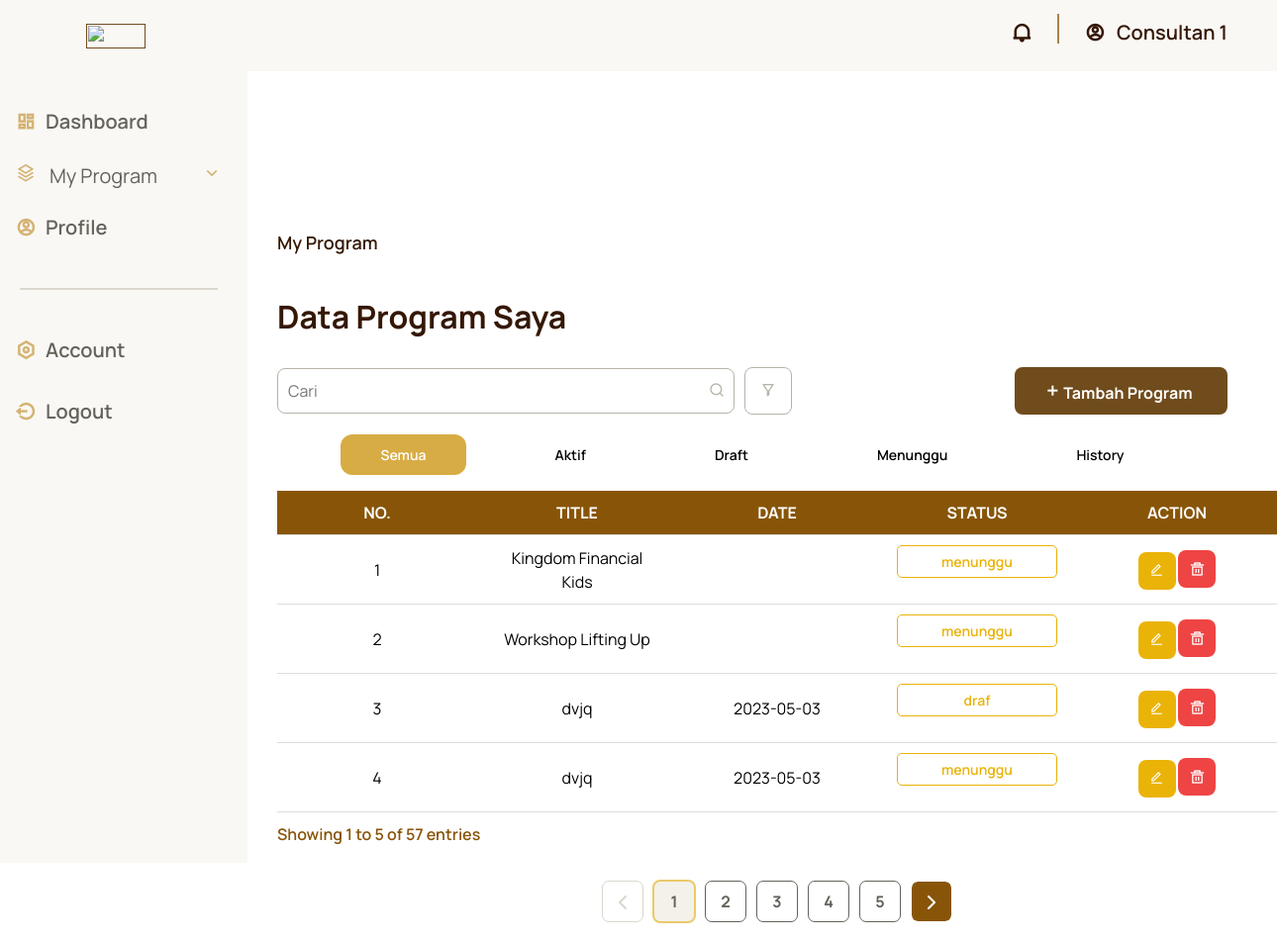
The app's page /index.php/seminar with its own data.
### tables this page shows
CREATE TABLE `seminar` (
  `id` int(11) NOT NULL,
  `consultant_id` int(20) DEFAULT NULL,
  `name` varchar(30) NOT NULL,
  `sub_title` varchar(255) DEFAULT NULL,
  `content` text DEFAULT NULL,
  `speaker` varchar(100) DEFAULT NULL,
  `date_start` date DEFAULT NULL,
  `date_end` date DEFAULT NULL,
  `time_start` time DEFAULT NULL,
  `time_end` time DEFAULT NULL,
  `price` int(8) DEFAULT NULL,
  `photo` varchar(255) DEFAULT NULL,
  `type` enum('Hybrid','Offline','Online') DEFAULT NULL,
  `status` enum('menunggu','active','draf') DEFAULT NULL,
  `link` varchar(255) DEFAULT NULL,
  `contact_person` varchar(255) DEFAULT NULL,
  `kuota` int(11) DEFAULT NULL,
  `lokasi` varchar(255) DEFAULT NULL,
  `alamat` varchar(255) DEFAULT NULL,
  `kota` varchar(255) DEFAULT NULL
);

### application/controllers/Seminar.php (called while the page is built, shortened)
<?php
class Seminar extends CI_Controller {
    public function __construct()
    {
        $this->load->library('form_validation');
        $this->load->helper('url');
    }
    public function index()
    {
        if(isset($_GET['search'])){
            $this->db->like('name', $this->input->get('search'));
            $query = $this->db->get('seminar');
        }elseif($this->input->get('opsi')){
            $this->db->where('status',$this->input->get('opsi'));
            $query = $this->db->get('seminar');
        }else{
            $query = $this->db->select('id,name,date_start ,status,photo')
                                ->from('seminar')
                                ->where('consultant_id', 0)
                                ->get();
        }
        $data['seminar'] = $query->result();
        return $this->load->view('main/seminar/index', $data);
    }
}

### index.php (called while the page is built, shortened)
<?php
require_once BASEPATH.'core/CodeIgniter.php';

### application/views/main/seminar/index.php (the view, shortened to what this page needs)
<!DOCTYPE html>
<html lang="en">
<head>
    <link rel="stylesheet" href="<?php echo ('assets/css/_partials/consultant.css'); ?>">
</head>
<body>
    <section id="main-section">
        <div class="main">
            <div class="header-main">
                <p>My Program</p>
            </div>
            <div class="header-main-title">
                <h3>Data Program Saya</h3>
            </div>
            <div class="search-add-program-main">
                <div id="search-program-main">
                    <form action="#" method="get" class="search-form">
                        <div class="search-container">
                            <input type="text" name="search" placeholder="Cari" />
                            <button type="submit"><i class="ri-search-line"></i></button>
                        </div>
                    </form>
                    <div class="filter-container">
                        <div class="dropdown">
                            <button class="dropbtn">
                                <i class="ri-filter-2-line"></i>
                            </button>
                        </div>
                    </div>
                </div>
                <div id="add-program-main">
                    <a href="" type="submit" class=""><i class="ri-add-line"></i>
                        Tambah Program
                    </a>
                </div>
            </div>
            <div class="kategori-main">
                <ul>
                    <li class="active-main">Semua</li>
                    <li>Aktif</li>
                    <li>Draft</li>
                    <li>Menunggu</li>
                    <li>History</li>
                </ul>
            </div>
            <div class="table-main">
                <table>
                    <thead>
                        <tr>
                            <th>NO.</th>
                            <th>TITLE</th>
                            <th>DATE</th>
                            <th>STATUS</th>
                            <th>ACTION</th>
                        </tr>
                    </thead>
                    <tbody>
                        <?php $i = 1; ?>
                        <?php foreach ($seminar as $item) : ?>
                            <tr>
                                <td><?= $i++ ?></td>
                                <td><?= $item->name ?></td>
                                <td><?= $item->date_start ?></td>
                                <td>
                                    <p class="menunggu"><?= $item->status ?></p>
                                </td>
                                <td>
                                    <div id="button-table">
                                        <a href="<?= base_url() . 'seminar/detail/' . $item->id ?>">
                                            <button><i class="ri-edit-line"></i> </button>
                                        </a>
                                        <button><i class="ri-delete-bin-5-line"></i></button>
                                    </div>
                                </td>
                            </tr>
                        <?php endforeach; ?>
                    </tbody>
                </table>
            </div>
            <div class="show-main-content">
                <p>Showing 1 to 5 of 57 entries</p>
                <section id="pagination">
                    <div class="container">
                        <button class="button prevNext" id="prev" disabled>
                            <i class="bi bi-chevron-left"></i>
                        </button>
                        <div class="links">
                            <a href="#" class="link active">1</a>
                            <a href="#" class="link">2</a>
                            <a href="#" class="link">3</a>
                            <a href="#" class="link">4</a>
                            <a href="#" class="link">5</a>
                        </div>
                        <button class="button prevNext" id="next">
                            <i class="bi bi-chevron-right"></i>
                        </button>
                    </div>
                </section>
            </div>
        </div>
    </section>
</body>
</html>

### assets/css/main.css (style rules this page uses)
:root { --header-height: 4.5rem; --body-font: "Manrope"; --larger-font-size: 1.25rem; --large-font-size: 1rem; --normal-font-size: 0.875rem; --small-font-size: 0.813rem; --smaller-font-size: 0.75rem; --line-normal: var(--line-normal); --font-medium: 600; --font-semi-bold: 700; --font-bold: 900; --z-tooltip: 10; --z-fixed: 100; --white-color: #ffffff; --black-color: #000000; --primary-color-1: #f7eed2; --primary-color-2: #f0dba8; --primary-color-3: #d4b374; --primary-color-4: #a9844a; --primary-color-5: #704c1c; --primary-color-6: #603c14; --primary-color-7: #502e0e; --primary-color-8: #402108; --primary-color-9: #351805; --secondary-color-1: #fbf2cd; --secondary-color-2: #f8e39d; --secondary-color-3: #ebc96a; --secondary-color-4: #d8ac44; --secondary-color-5: #be8511; --secondary-color-6: #a36c0c; --secondary-color-7: #885508; --secondary-color-8: #402108; --secondary-color-9: #351805; --gray-color-1: #f9f8f4; --gray-color-2: #f3f1e9; --gray-color-3: #dbd7ce; --gray-color-4: #b7b3a9; --gray-color-5: #65625b; --gray-color-6: #565042; --gray-color-7: #483f2d; --gray-color-8: #3a2e1d; --gray-color-9: #302311; --danger-color-1: #fef2f2; --danger-color-2: #fee2e2; --danger-color-3: #fecaca; --danger-color-4: #fca5a5; --danger-color-5: #fca5a5; --danger-color-6: #ef4444; --danger-color-7: #dc2626; --danger-color-8: #b91c1c; --danger-color-9: #991b1b; --warning-color-1: #fefce8; --warning-color-2: #fef9c3; --warning-color-3: #fef08a; --warning-color-4: #fde047; --warning-color-5: #facc15; --warning-color-6: #eab308; --warning-color-7: #ca8a04; --warning-color-8: #a16207; --warning-color-9: #854d0e; --success-color-1: #f0fdf4; --success-color-2: #dcfce7; --success-color-3: #bbf7d0; --success-color-4: #86efac; --success-color-5: #4ade80; --success-color-6: #22c55e; --success-color-7: #16a34a; --success-color-8: #15803d; --success-color-9: #166534; --normal-color-1: #eff6ff; --normal-color-2: #dbeafe; --normal-color-3: #bfdbfe; --normal-color-4: #93c5fd; --normal-color-5: #60a5fa; --normal-color-6: #3b82f6; --normal-color-7: #2563eb; --normal-color-8: #1d4ed8; --normal-color-9: #1e40af; }
body { width: 100%; color: var(--black-color); font-family: var(--body-font); }
h3 { font-size: 2.5rem; font-weight: var(--font-bold); line-height: var(--line-normal); }
p { font-size: var(--normal-font-size); font-weight: var(--font-medium); line-height: var(--line-normal); color: var(--black-color); }
a { font-size: var(--normal-font-size); text-decoration: none; color: var(--primary-color-5); }
ul { list-style: none; }
li { font-size: var(--normal-font-size); }

### assets/css/_partials/navbar.css (style rules this page uses)
@media screen and (min-width: 1118px) { li:nth-last-child(-n + 3) { margin-right: 0; } }

### assets/css/_partials/pagination.css (style rules this page uses)
#pagination { padding: 20px; }
#pagination :where(.container, .button, .links, .link) { display: flex; align-items: center; justify-content: center; column-gap: 12px; }
#pagination .button { border: none; }
#pagination .button i { pointer-events: none; }
#pagination .button i::before { vertical-align: -0.2rem; -webkit-text-stroke: 1px; }
#pagination .button:disabled { color: var(--gray-color-3); background-color: var(--white-color); pointer-events: none; }
#pagination .button, #pagination .link { height: 40px; width: 40px; font-size: var(--large-font-size); font-weight: var(--font-semi-bold); color: var(--gray-color-5); background-color: var(--white-color); outline: 1px solid; border-radius: 6px; cursor: pointer; }
#pagination .button { color: var(--white-color); background-color: var(--secondary-color-7); }
#pagination .links { column-gap: 12px; }
#pagination .link { text-decoration: none; }
#pagination .link.active { outline: 2px solid var(--secondary-color-3); background: var(--gray-color-2); }

### records on screen
seminar: name "Kingdom Financial Kids", status "menunggu"
seminar: name "Workshop Lifting Up", status "menunggu"
seminar: name "dvjq", date_start "2023-05-03", status "draf"
seminar: name "dvjq", date_start "2023-05-03", status "menunggu"
